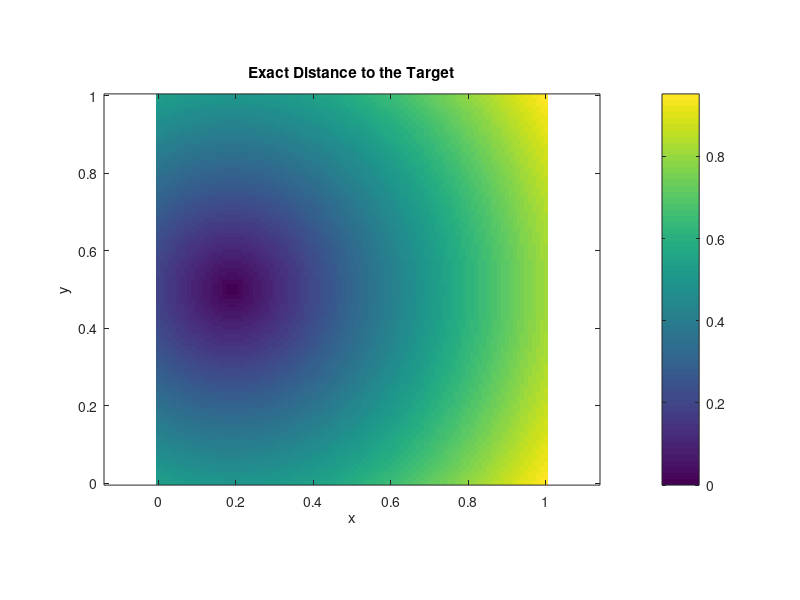
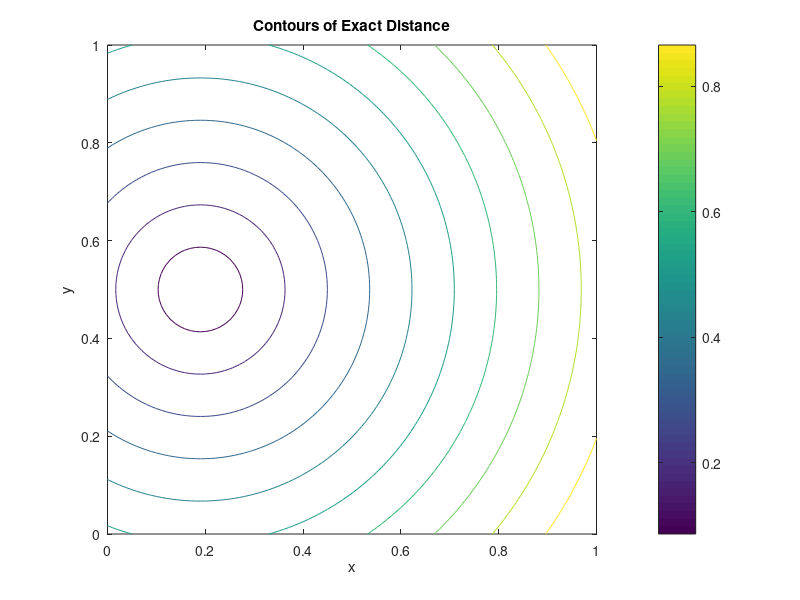
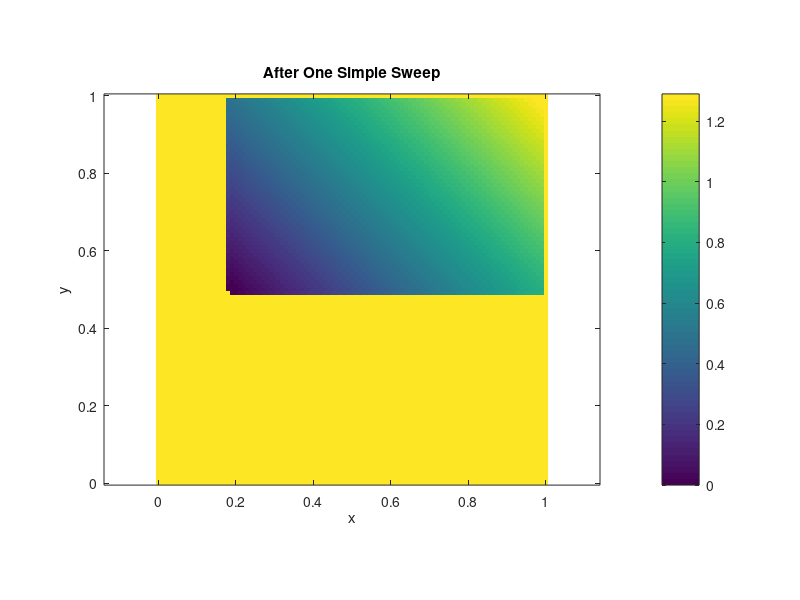
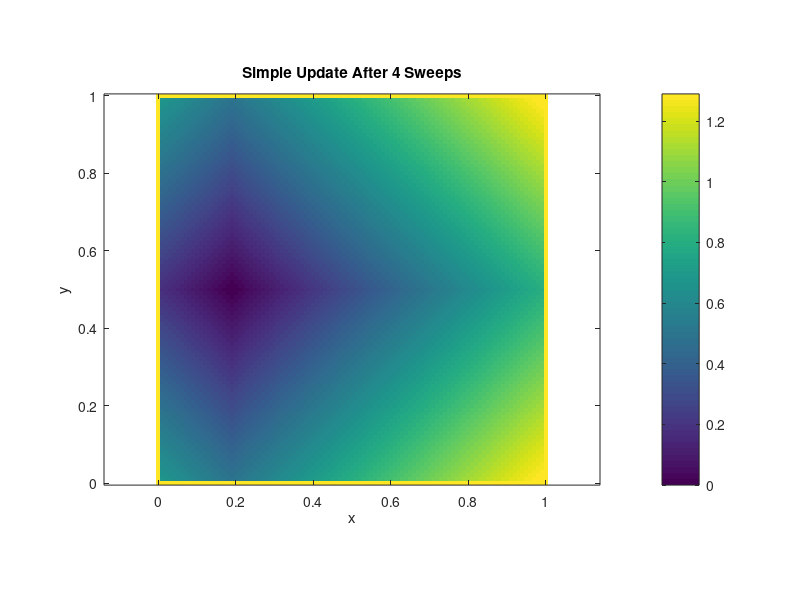

MATLAB code to generate these figures, in order: (Note: this script raises an error after producing the figures.)
clear all
close all
clc

% Step 1: Create a square grid on [0,1] x [0,1]
N = 101; % number of grid points in each direction
x = linspace(0,1,N); % x-coordinates
y = linspace(0,1,N); % y-coordinates
h = x(2) - x(1) % grid spacing
% Fill this in:
% Hint: use meshgrid.
[X,Y] = meshgrid(x, y)

% Step 2: Choose a target point using array indices
target_i = round(N/2); % row index of target
target_j = round(N/5); % column index of target
% Physical coordinates of the target
xg = x(target_j);
yg = y(target_i);

% Step 3: Initialize U
U = Inf(N,N); % unknown values are initialized to infinity
% Fill this in:
% Set the value at the target to zero.
U(target_i, target_j) = 0;

% Step 4: Exact Euclidean distance to the target
% Fill this in:
% Hint: use sqrt and .^2.

U_exact = sqrt((X-xg).^2 + (Y-yg).^2)


figure;
imagesc(x,y,U_exact);
set(gca,'YDir','normal');
axis equal tight;
colorbar;
title('Exact Distance to the Target');
xlabel('x');
ylabel('y');
figure;
contour(X,Y,U_exact);

axis equal tight;
colorbar;
title('Contours of Exact Distance');
xlabel('x');
ylabel('y');

% Step 5: Simple neighbor update at one grid point
i = target_i + 1;
j = target_j;
% Fill this in:
% Find the smallest of the four neighboring values.
best_neighbor = min([U(i-1, j), U(i+1, j), U(i, j-1), U(i, j+1)]);
    % Candidate value from the simple update.
u_candidate = best_neighbor+h;
    % Only accept the update if it improves the old value.
U(i,j) = min(U(i,j), u_candidate);

% Step 6: One sweep using the simple update
U_simple = Inf(N,N);
U_simple(target_i,target_j) = 0;
for i = 2:N-1
    for j = 2:N-1
        % Do not update the target point.
        if i == target_i && j == target_j
            continue;
        end
        % Find the best of the four neighbors.
        best_neighbor = min([U_simple(i-1, j), U_simple(i+1, j), U_simple(i, j-1), U_simple(i, j+1)]);
        % Use simple update.
        u_candidate = best_neighbor+h;
            % Accept only if candidate is better.
        U_simple(i,j) = min(U_simple(i,j), u_candidate);
    end
end

figure;
imagesc(x,y,U_simple);
set(gca,'YDir','normal');
axis equal tight;
colorbar;
title('After One Simple Sweep');
xlabel('x');
ylabel('y');

U_simple = Inf(N,N);
U_simple(target_i,target_j) = 0;

function U_simple = sweep(U_simple, range_i, range_j, target_i, target_j, h)
    for i = range_i
        for j = range_j
            % Do not update the target point.
            if i == target_i && j == target_j
                continue;
            end
            % Find the best of the four neighbors.
            best_neighbor = min([U_simple(i-1, j), U_simple(i+1, j), U_simple(i, j-1), U_simple(i, j+1)]);
            % Use simple update.
            u_candidate = best_neighbor+h;
            % Accept only if candidate is better.
            U_simple(i,j) = min(U_simple(i,j), u_candidate);
        end
    end
end


U_simple = sweep(U_simple, 2:N-1, 2:N-1, target_i, target_j, h);
U_simple = sweep(U_simple, N-1:-1:2, 2:N-1, target_i, target_j, h);
U_simple = sweep(U_simple, 2:N-1, N-1:-1:2, target_i, target_j, h);
U_simple = sweep(U_simple,  N-1:-1:2,  N-1:-1:2, target_i, target_j, h);

figure;
imagesc(x,y,U_simple);
set(gca,'YDir','normal');
axis equal tight;
colorbar;
title('Simple Update After 4 Sweeps');
xlabel('x');
ylabel('y');

% Step 10: Fast Sweeping update at one grid point
i = target_i + 1;
j = target_j;
% Fill these in:
% a should be the best horizontal neighbor.
% b should be the best vertical neighbor.
a = min(U(i, j+1), U(i, j-1));
b = min(U(i+1, j), U(i-1, j));
u_candidate = localEikonalUpdate(a,b,h);
U(i,j) = min(U(i,j), u_candidate);

U = Inf(N,N);
U(target_i,target_j) = 0;

function U = sweepEik(U, range_i, range_j, target_i, target_j, h)
    for i = range_i
        for j = range_j
            if i == target_i && j == target_j
                continue;
            end
            a = min(U(i, j+1), U(i, j-1));
            b = min(U(i+1, j), U(i-1, j));
            u_candidate = localEikonalUpdate(a,b,h);
            U(i,j) = min(U(i,j), u_candidate);
        end
    end
end

U = sweepEik(U, 2:N-1, 2:N-1, target_i, target_j, h);
U = sweepEik(U, N-1:-1:2, 2:N-1, target_i, target_j, h);
U = sweepEik(U, 2:N-1, N-1:-1:2, target_i, target_j, h);
U = sweepEik(U,  N-1:-1:2,  N-1:-1:2, target_i, target_j, h);

% Step 12: Repeat four sweeps until convergence
U = Inf(N,N);
U(target_i,target_j) = 0;
maxIter = 50;
tol = 1e-8;
for iter = 1:maxIter
    U_old = U;
    U = sweepEik(U, 2:N-1, 2:N-1, target_i, target_j, h);
    U = sweepEik(U, N-1:-1:2, 2:N-1, target_i, target_j, h);
    U = sweepEik(U, 2:N-1, N-1:-1:2, target_i, target_j, h);
    U = sweepEik(U,  N-1:-1:2,  N-1:-1:2, target_i, target_j, h);
    % Fill this in:
    % Compute the largest change in U during this iteration.
    change = max(abs(U-U_old));

    if change < tol
        disp(['Converged after ', num2str(iter), ' iterations.'])
        break;
    end
end
U

figure;
imagesc(x,y,U);
set(gca,'YDir','normal');
axis equal tight;
colorbar;
title('Fast Sweeping Solution');
xlabel('x');
ylabel('y');

figure;
contour(X,Y,U,30);
axis equal tight;
colorbar;
title('Contours of Fast Sweeping Solution');
xlabel('x');
ylabel('y');

% Step 14: Compare numerical solution to exact solution
% Fill this in:
error = abs(U-U_exact);

figure;
imagesc(x,y,error);
set(gca,'YDir','normal');
axis equal tight;
colorbar;
title('Error Compared with Exact Distance');
xlabel('x');
ylabel('y');

figure;
axis equal tight;
surf(X, Y, U)

hold on;
surf(X, Y, U_exact)
hold off;

% Step 15: Create a rectangular obstacle
obstacle = false(N,N);
% This creates a vertical rectangular obstacle.
obstacle(Y > 0.35 & Y < 0.65 & X > 0.45 & X < 0.55) = true;
% Make sure the target is not inside the obstacle.
obstacle(target_i,target_j) = false;

function U = sweepEik2(U, obstacle, range_i, range_j, target_i, target_j, h)
    for i = range_i
        for j = range_j
            if i == target_i && j == target_j
                continue;
            end
            if obstacle(i,j)
                continue;
            end
            a = min(U(i, j+1), U(i, j-1));
            b = min(U(i+1, j), U(i-1, j));
            u_candidate = localEikonalUpdate(a,b,h);
            U(i,j) = min(U(i,j), u_candidate);
        end
    end
end

U = Inf(N,N);
U(target_i,target_j) = 0;
maxIter = 50;
tol = 1e-8;
for iter = 1:maxIter
    U_old = U;
    U = sweepEik2(U, obstacle, 2:N-1, 2:N-1, target_i, target_j, h);
    U = sweepEik2(U, obstacle, N-1:-1:2, 2:N-1, target_i, target_j, h);
    U = sweepEik2(U, obstacle, 2:N-1, N-1:-1:2, target_i, target_j, h);
    U = sweepEik2(U, obstacle, N-1:-1:2,  N-1:-1:2, target_i, target_j, h);
    % Fill this in:
    % Compute the largest change in U during this iteration.
    change = max(abs(U-U_old));

    if change < tol
        disp(['Converged after ', num2str(iter), ' iterations.'])
        break;
    end
end


% Step 16: Plot the Solution with the Obstacle
function fig = plotSweep(U, X, Y, obstacle, tit)
fig = figure;
U_plot = U;
U_plot(obstacle) = NaN;
surf(X,Y,U_plot);
set(gca,'YDir','normal');
axis equal tight;
colorbar;
title(tit);
xlabel('x');
ylabel('y');
end

p = plotSweep(U, X, Y, obstacle, "Fast Sweeping Solution with Obstacle")

function fig = contourSweep(U, X, Y, obstacle, tit)
fig = figure;
U_plot = U;
U_plot(obstacle) = NaN;
contour(X,Y,U_plot,30);
axis equal tight;
colorbar;
title(tit);
xlabel('x');
ylabel('y');
end

p = contourSweep(U, X, Y, obstacle, "Contours with Obstacle")


% Step 17
U = Inf(N,N);
U(target_i,target_j) = 0;
U = fastSweepIteration(U, h, target_i, target_j, obstacle)
p = plotSweep(U, X, Y, obstacle, "")
p = contourSweep(U, X, Y, obstacle, "")

% Step 18
U = fastSweepingSolver(N, target_i, target_j, obstacle, maxIter, tol);
p = plotSweep(U, X, Y, obstacle, "")
p = contourSweep(U, X, Y, obstacle, "")
